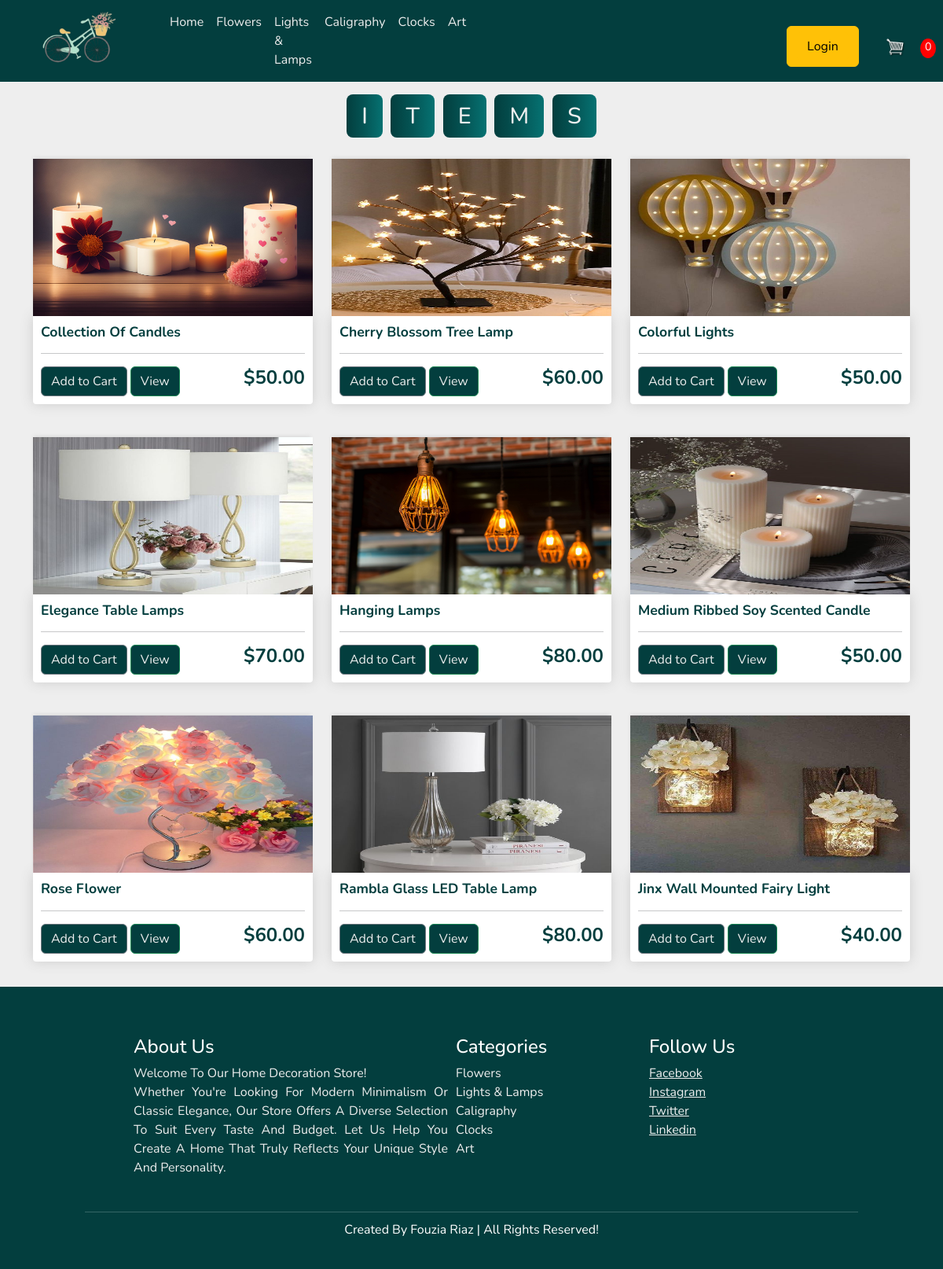
Screenshot of /lightslamps/ with the database file from the repository.
### store/models.py (models this page shows, shortened)
class Category(models.Model):
    category_name= models.CharField(max_length=200, unique=True)
    slug=models.SlugField(max_length=200, null=True)
    class Meta:
        verbose_name = 'category'
        verbose_name_plural = 'categories'
    def get_url(self):
        return reverse('products_by_category', args=[self.slug])

class Product(models.Model):
    name=models.CharField(max_length=200, null=True)
    slug=models.SlugField(max_length=200, null=True)
    category = models.ForeignKey(Category,on_delete=models.CASCADE,null=True)
    price=models.DecimalField(max_digits=7, decimal_places=2)
    image = models.ImageField(null=True,blank=True)
    is_available = models.BooleanField(default=True)
    @property
    def imageURL(self):
        try:
            url = self.image.url
        except:
            url=''
        return url

### store/views.py (the view, shortened to what this page needs)
# urls.py: path('', include("store.urls"))
def store(request, category_slug= None):
    categories = None
    products = None
    if category_slug != None:
        categories = get_object_or_404(Category, slug=category_slug)
        products=Product.objects.filter(category=categories)
        data = cartData(request)
        cartItems = data['cartItems']
        context={'products':products,'cartItems':cartItems, 'category': categories,}
        return render(request,'store/product.html',context)
    else:
        products=Product.objects.all().filter(is_available=True)

### store/context_processors.py (called while the page is built)
def menu_links(request):
    links = Category.objects.all()
    return dict(links=links)

### store/utils.py (called while the page is built, shortened)
def cookieCart(request):
    try:
        cart = json.loads(request.COOKIES['cart'])
    except:
        cart={}
    print('Cart:',cart)
    items=[]
    order={"get_cart_total":0, "get_cart_items":0}
    cartItems = order['get_cart_items']
    return{'cartItems':cartItems,'order':order,'items':items}

def cartData(request):
    if request.user.is_authenticated:
        customer, created = Customer.objects.get_or_create(user=request.user)
        order = Order.objects.filter(customer=customer,complete=False).first() # or .last() based on your requirements
        if not order:
            order = Order.objects.create(customer=customer,complete=False)
        items=order.orderitem_set.all()
        cartItems = order.get_cart_items
    else:
        cookieData= cookieCart(request)
        cartItems= cookieData['cartItems']
        order=cookieData['order']
        items=cookieData['items']
    return{'cartItems':cartItems,'order':order,'items':items}

### store/templates/store/product.html
{% extends 'store/main.html' %}
{% load static %}
{% block content %}
	<h1 class="heading">
		<span>I</span>
		<span>t</span>
		<span>e</span>
		<span>m</span>
		<span>s</span>
	</h1>
    <div class="row">
		{% for product in products %}
		<div class="col-lg-4">
			<img class="thumbnail image" src="{{product.imageURL}}">
			<div  class="box-element product">
				<h6><strong>{{product.name}}</strong></h6>
				<hr>
				<button data-product={{product.id}} data-action="add" class="btn btn-outline-secondary add-btn update-cart">Add to Cart</button>
				<a class="btn btn-outline-success" href="#">View</a>
				<h4 style="float: right"><strong>${{product.price|floatformat:2}}</strong></h4>
			</div>
		</div>
		{% endfor %}
	</div>
{% endblock content %}

### store/templates/store/main.html (shortened to what this page needs)
{% load static %}
<!DOCTYPE html>
<html>
    <head>
        <link rel="stylesheet" href="https://use.fontawesome.com/releases/v5.15.4/css/all.css"/>
        <link rel="stylesheet" href="https://cdn.jsdelivr.net/npm/bootstrap@5.2.3/dist/css/bootstrap.min.css">
        <link rel="stylesheet" type="text/css" href="{% static 'css/main.css' %}">
        <link rel="stylesheet" href="https://unpkg.com/swiper/swiper-bundle.min.css">
      </head>
    <body>
        <nav class="nav navbar navbar-expand-lg navbar-dark bg-dark">
          <div class="container-fluid">
            <img class="navbar-brand logo" src="{% static 'images/t.png' %}">
            <div class="collapse navbar-collapse" id="navbarNavDropdown">
              <ul class="navbar-nav">
                <li class="nav-item">
                  <a class="nav-link active" aria-current="page" href="{% url 'store' %}">Home</a>
                </li>
                {% for category in links %}
                    <li class="nav-item">
                      <a class="nav-link" href="{{category.get_url}}">{{category.category_name}}</a>
                    </li>
                {% endfor %}
              </ul>
                <div class="form-inline my-2 my-lg-0 login">
                <div class="btn btn-warning">
                  {% if user.is_authenticated %}
                  <a href="{% url 'logout' %}" class="btn btn-warning">Logout</a>
                  {% else %}
                  <a href="{% url 'login' %}" class="btn btn-warning">Login</a>
                  {% endif %}
                </div>
                  <a href="{% url 'cart' %}">
                      <img id="cart-icon" src="{% static 'images/cart.png' %}">
                  </a>
                  <p id="cart-total">{{cartItems}}</p>
                </div>
              </div>
            </div>
        </nav>
        <div class="container">
            {% block content %}
            {% endblock content %}
        </div>
    <section class="footer">
      <div class="row box-container">
          <div class="col-md-5 box">
              <h3>about us</h3>
              <p>Welcome to our home decoration store! <br> Whether you're looking for modern minimalism or classic elegance, our store offers a diverse selection to suit every taste and budget. Let us help you create a home that truly reflects your unique style and personality.</p>
          </div>
          <div class="col-md-3 box">
              <h3>Categories</h3>
              {% for category in links %}
                <a class="nav-link" href="{{category.get_url}}">{{category.category_name}}</a>
              {% endfor %}
          </div>
          <div class="col-md-4 box">
              <h3>follow us</h3>
              <a href="https://facebook.com">facebook</a>
              <a href="https://instagram.com">instagram</a>
              <a href="https://twitter.com">twitter</a>
              <a href="https://linkedin.com">linkedin</a>
          </div>
      </div>
      <h1 class="credit">created by <span>fouzia riaz </span>| all rights reserved!</h1>
      </section>
    </body>
</html>

### static/css/main.css (style rules this page uses)
* { font-family: 'Nunito', sans-serif; margin: 0; padding: 0; outline: none; border: none; text-decoration: none; text-transform: capitalize; transition: all .2s linear; box-sizing: border-box; }
body { background: #eee; }
html { overflow-x:hidden; scroll-padding-top: 6rem; scroll-behavior: smooth; }
.box-element { box-shadow:hsl(0, 0%, 80%) 0 0 16px; border-radius: 4px; background-color: #fff; padding: 10px; margin-bottom: 2rem; }
.product { border-radius: 0 0 4px 4px; }
.image { width: 100%; height: 200px; -webkit-box-shadow: -1px -3px 5px -2px rgba(214,214,214,1); -moz-box-shadow: -1px -3px 5px -2px rgba(214,214,214,1); box-shadow: -1px -3px 5px -2px rgba(214,214,214,1); }
h1,h2,h3,h4,h5,h6 { color: #033E3E; }
.col-lg-4, .col-lg-6, .col-lg-8, .col-lg-12 { margin-top: 10px; }
h6 strong { font-size: 1.1rem; }
.box-element .btn { background-color: #033E3E; color: #eee; }
.bg-dark { background-color: #033E3E!important; padding-left: 40px; }
.form-inline { margin-left: 400px; margin-top: 19px!important; }
#cart-total { margin-left: 170px; margin-top: -36px; display: block; text-align: center; color:#fff; background-color: red; width: 20px; height: 25px; border-radius: 50%; font-size: 14px; }
#cart-icon { width:25px; display: inline-block; margin-left: 30px; }
nav .logo { width: 12rem; height: 12rem; margin-top: -2.7rem; margin-bottom: -70px; margin-left: -42px; }
.nav-link { color: #eee !important; }
section { padding: 2rem 9%; }
.footer { background-color:#033E3E!important; position: absolute; left: 0; right: 0; }
.footer .box-container { display: flex; flex-wrap: wrap; margin-left: 50px; margin-top: 30px; margin-bottom: 28px; }
.footer .row { width: 100%; }
.footer .box-container .box h3 { font-size: 1.5rem; color: #fff; }
.footer .box-container .box p { font-size: 1rem; color:#eee ; width: 400px; text-align: justify; }
.footer .box-container .box a { display: block; font-size: 1rem; color:#eee ; }
.footer .credit { text-align: center; padding-top: 0.8rem; font-size: 1rem; font-weight: normal; color:#fff; border-top: .1rem solid rgba(255, 255, 255, .2); }
.heading { text-align: center; padding: 1rem 0; }
.heading span { font-size: 1.8rem; background: linear-gradient(to right, #033E3E 0%, #045555 50%, #067272 100%); color: #eee; border-radius: .5rem; padding: .5rem 1.2rem; }

### rows the page displays
Category: category_name "Flowers"
Category: category_name "Lights & Lamps"
Category: category_name "Caligraphy"
Category: category_name "Clocks"
Category: category_name "Art"
Product: imageURL (picture), name "Collection Of Candles", price "50.00"
Product: imageURL (picture), name "Cherry Blossom Tree Lamp", price "60.00"
Product: imageURL (picture), name "Colorful Lights", price "50.00"
Product: imageURL (picture), name "Elegance Table Lamps", price "70.00"
Product: imageURL (picture), name "Hanging Lamps", price "80.00"
Product: imageURL (picture), name "Medium Ribbed Soy Scented Candle", price "50.00"
Product: imageURL (picture), name "Rose Flower", price "60.00"
Product: imageURL (picture), name "Rambla Glass LED Table Lamp", price "80.00"
Product: imageURL (picture), name "Jinx Wall Mounted Fairy Light", price "40.00"

### other values shown
{{ cartItems }} "0"
